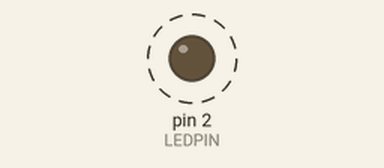
The sketch below on a simulated Arduino Uno, built with avr-gcc and run on an emulated ATmega328P. On the bench: output pins drawn as LEDs (lit = HIGH). Dashed ring = blinking. What the sketch prints to the serial monitor is not drawn.

Above: at 0.2 s.
Timing chart, 0 to 3.0 s (numbered marks = the images above):
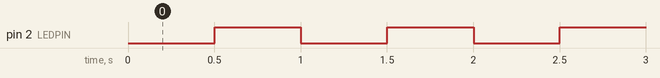

Measured:
- by itself, pin 2 (LEDPIN): alternates HIGH for 0.50 s and LOW for 0.50 s

The sketch:

main.ino
```cpp
#define LEDPIN 2

unsigned long previousTime = 0;
unsigned long blinkinterval = 500;
bool LEDState = LOW;

void setup() {
  Serial.begin(115200);
  pinMode(LEDPIN,OUTPUT);
  Serial.println("LED Blinking using millis");
}

void loop() {
  unsigned long currentTime = millis();
  unsigned long uptimeSec = millis()/1000;
  if(currentTime - previousTime >= blinkinterval){
    previousTime = currentTime;
    LEDState = !LEDState;
    Serial.println("---------------------");
    Serial.print("Uptime: ");
    Serial.print(uptimeSec);
    Serial.println(" sec");
    Serial.print("LED STATE: ");
    if(LEDState == HIGH){
      digitalWrite(LEDPIN,HIGH);
      Serial.println("ON");
    }
    else{
      digitalWrite(LEDPIN,LOW);
      Serial.println("OFF");
    }
    Serial.print("Blink Interval: ");
    Serial.print(blinkinterval);
    Serial.println(" ms");
    Serial.println("---------------------");
  }
}
```
